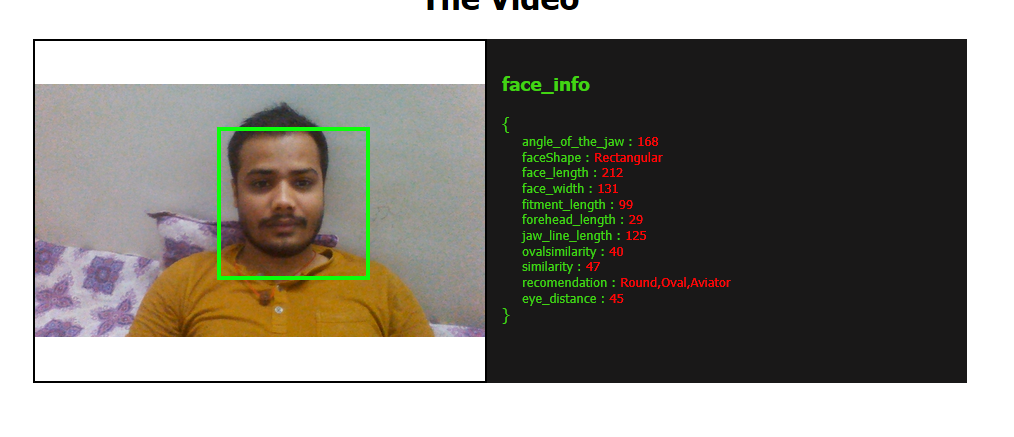
#> input picture image.PNG, 1014 x 437 px
$ python -i eye_distance.py   (imports and definitions only)
#> lines starting #> are read from the running program, lines starting #| are printed output that depends on the picture
#> further down, picture is the input picture: shape (437, 1014, 3); mean B, G, R 131.4, 138.2, 140.6
import cv2
import math

face_cascade = cv2.CascadeClassifier('haarcascade_frontalface_default.xml')
eye_cascade = cv2.CascadeClassifier('haarcascade_eye.xml')

def eye_distance_calculate(imgg):
    image = cv2.resize(imgg, (500, 500))
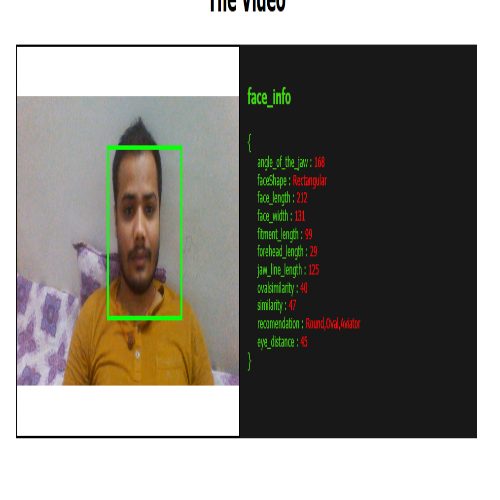
#> image: shape (500, 500, 3); mean B, G, R 131.2, 138, 140.4
    gray = cv2.cvtColor(image, cv2.COLOR_BGR2GRAY)
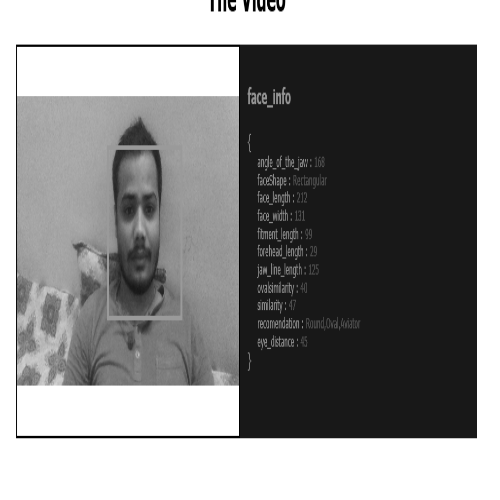
#> gray: shape (500, 500); min 0, max 255, mean 137.8
    ex, ey, ew, eh = 0.0, 0.0, 0.0, 0.0
    centers = []
    faces = face_cascade.detectMultiScale(gray, 1.3, 5)
#> faces = ()
    for (x, y, w, h) in faces:
        roi_gray = gray[y:y + h, x:x + w]
        roi_color = image[y:y + h, x:x + w]
        eyes = eye_cascade.detectMultiScale(roi_gray)
        for (ex, ey, ew, eh) in eyes:
            centers.append((x + int(ex + 0.5 * ew), y + int(ey + 0.5 * eh)))
            cv2.rectangle(roi_color, (ex, ey), (ex + ew, ey + eh), (15, 1, 235), 5)
#> this loop made 0 passes
#> after the loop, centers = []

#> (the run stopped early here; a loop or call above may not have finished)
